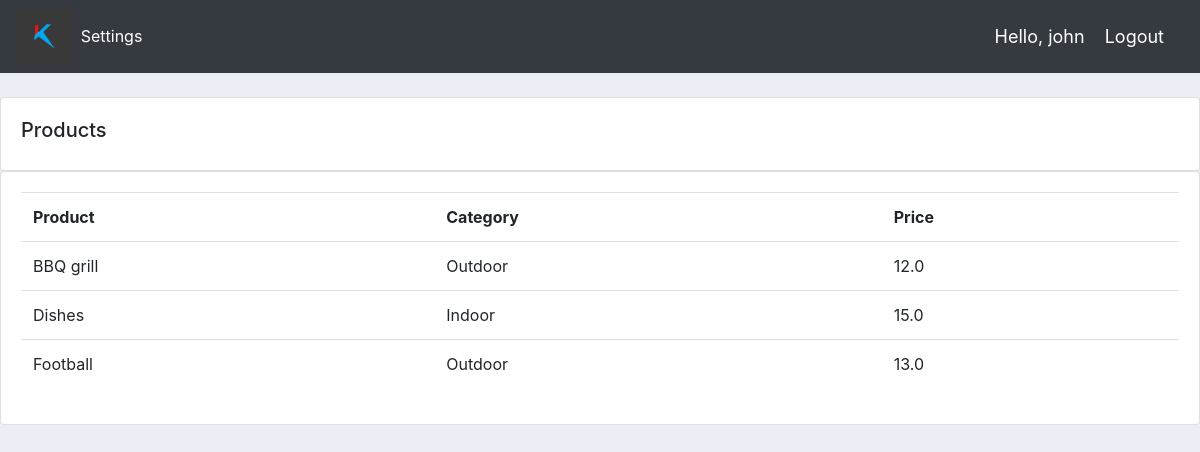
The app's page /products/ (signed in) with its own data.
### accounts/models.py (models this page shows, shortened)
class Product(models.Model):
    CATEGORY = [('Indoor','Indoor'),('Outdoor','Outdoor')]
    name = models.CharField(max_length=128, null=True)
    price = models.FloatField(null=True)
    category = models.CharField(max_length=128, null=True, choices=CATEGORY)
    description = models.CharField(max_length=128, null=True,blank=True)
    date_created = models.DateTimeField(auto_now_add=True)
    tags = models.ManyToManyField(Tag)

### accounts/views.py (the view)
# urls.py: path('products/',views.products,name='products'),
@login_required(login_url='login')
def products(request):
    products = Product.objects.all()
    return render(request, 'accounts/products.html', {'products':products})

### accounts/templates/accounts/products.html
{%  extends 'accounts/main.html' %}
{% block content %}
<br>
		<div class="row">
			<div class="col-md">
				<div class="card card-body">
					<h5>Products</h5>
				</div>
				<div class="card card-body">
					<table class="table">
						<tr>
							<th>Product</th>
							<th>Category</th>
							<th>Price</th>
						</tr>
						{% for product in products%}
						<tr>
							<td>{{product.name}}</td>
							<td>{{product.category}}</td>
							<td>{{product.price}}</td>
						</tr>
						{% endfor %}
					</table>
				</div>
			</div>
		</div>
{% endblock %}

### accounts/templates/accounts/navbar.html (shortened to what this page needs)
{% load static %}
<nav class="navbar navbar-expand-lg navbar-dark bg-dark">
  <img src="{% static 'images/download2.png'%}" alt="" class="logo">
    <div class="collapse navbar-collapse" id="navbarNav">
      <ul class="navbar-nav">
        {% if request.user.is_staff%}
        <li class="nav-item active">
          <a class="nav-link" href="{%url 'home'%}">Dashboard</a>
        </li>
        <li class="nav-item">
          <a class="nav-link" href="{%url 'products'%}">Products</a>
        </li>
        {% else %}
        <li class="nav-item active">
          <a class="nav-link" href="{%url 'settings' %}">Settings</a>
        {%endif%}
      </ul>
    </div>
    <span class="hello">Hello, {{request.user}}</span>
    <span><a class="hello" href="{% url 'logout' %}">Logout</a></span>
  </nav>

### static/css/main.css (style rules this page uses)
.logo { width: 15mm; height: 15mm; }
body { background-color: #ebeff5; }

### accounts/templates/accounts/navbar.html (style rules this page uses)
.hello { font-size: 18px; color: #fff; margin-right: 20px; }

### records on screen
Product: name "BBQ grill", category "Outdoor", price "12.0"
Product: name "Dishes", category "Indoor", price "15.0"
Product: name "Football", category "Outdoor", price "13.0"

### other values on screen
{{ request.user }} "john"
